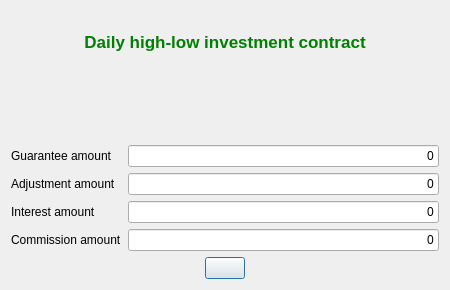
<?xml version="1.0" encoding="UTF-8"?>
<ui version="4.0">
 <class>frmHlContractAdd</class>
 <widget class="QDialog" name="frmHlContractAdd">
  <property name="windowModality">
   <enum>Qt::WindowModal</enum>
  </property>
  <property name="geometry">
   <rect>
    <x>0</x>
    <y>0</y>
    <width>450</width>
    <height>290</height>
   </rect>
  </property>
  <property name="windowTitle">
   <string>Daily high-low investment contract</string>
  </property>
  <property name="windowIcon">
   <iconset resource="../images/xulpymoney.qrc">
    <normaloff>:/xulpymoney/dividends.png</normaloff>:/xulpymoney/dividends.png</iconset>
  </property>
  <property name="modal">
   <bool>true</bool>
  </property>
  <layout class="QHBoxLayout" name="horizontalLayout_3">
   <item>
    <layout class="QVBoxLayout" name="verticalLayout">
     <item>
      <widget class="QLabel" name="lblTitulo">
       <property name="font">
        <font>
         <pointsize>13</pointsize>
         <weight>75</weight>
         <bold>true</bold>
        </font>
       </property>
       <property name="styleSheet">
        <string notr="true">color: rgb(0, 128, 0);</string>
       </property>
       <property name="text">
        <string>Daily high-low investment contract</string>
       </property>
       <property name="alignment">
        <set>Qt::AlignCenter</set>
       </property>
      </widget>
     </item>
     <item>
      <layout class="QHBoxLayout" name="horizontalLayout">
       <item>
        <spacer name="horizontalSpacer_2">
         <property name="orientation">
          <enum>Qt::Horizontal</enum>
         </property>
         <property name="sizeHint" stdset="0">
          <size>
           <width>40</width>
           <height>20</height>
          </size>
         </property>
        </spacer>
       </item>
       <item>
        <widget class="wdgDatetime" name="wdgDT" native="true"/>
       </item>
       <item>
        <spacer name="horizontalSpacer">
         <property name="orientation">
          <enum>Qt::Horizontal</enum>
         </property>
         <property name="sizeHint" stdset="0">
          <size>
           <width>40</width>
           <height>20</height>
          </size>
         </property>
        </spacer>
       </item>
      </layout>
     </item>
     <item>
      <layout class="QFormLayout" name="formLayout">
       <item row="0" column="0">
        <widget class="QLabel" name="label">
         <property name="text">
          <string>Guarantee amount</string>
         </property>
        </widget>
       </item>
       <item row="0" column="1">
        <widget class="myQLineEdit" name="txtGuarantee">
         <property name="sizePolicy">
          <sizepolicy hsizetype="Expanding" vsizetype="Fixed">
           <horstretch>0</horstretch>
           <verstretch>0</verstretch>
          </sizepolicy>
         </property>
         <property name="text">
          <string>0</string>
         </property>
         <property name="alignment">
          <set>Qt::AlignRight|Qt::AlignTrailing|Qt::AlignVCenter</set>
         </property>
        </widget>
       </item>
       <item row="1" column="0">
        <widget class="QLabel" name="lblLiquido_7">
         <property name="text">
          <string>Adjustment amount</string>
         </property>
        </widget>
       </item>
       <item row="1" column="1">
        <widget class="myQLineEdit" name="txtAdjustment">
         <property name="sizePolicy">
          <sizepolicy hsizetype="Expanding" vsizetype="Fixed">
           <horstretch>0</horstretch>
           <verstretch>0</verstretch>
          </sizepolicy>
         </property>
         <property name="text">
          <string>0</string>
         </property>
         <property name="alignment">
          <set>Qt::AlignRight|Qt::AlignTrailing|Qt::AlignVCenter</set>
         </property>
        </widget>
       </item>
       <item row="2" column="0">
        <widget class="QLabel" name="lblGross">
         <property name="text">
          <string>Interest amount</string>
         </property>
        </widget>
       </item>
       <item row="2" column="1">
        <widget class="myQLineEdit" name="txtInterest">
         <property name="sizePolicy">
          <sizepolicy hsizetype="Expanding" vsizetype="Fixed">
           <horstretch>0</horstretch>
           <verstretch>0</verstretch>
          </sizepolicy>
         </property>
         <property name="text">
          <string>0</string>
         </property>
         <property name="alignment">
          <set>Qt::AlignRight|Qt::AlignTrailing|Qt::AlignVCenter</set>
         </property>
        </widget>
       </item>
       <item row="3" column="0">
        <widget class="QLabel" name="lblLiquido">
         <property name="text">
          <string>Commission amount</string>
         </property>
        </widget>
       </item>
       <item row="3" column="1">
        <widget class="myQLineEdit" name="txtCommission">
         <property name="sizePolicy">
          <sizepolicy hsizetype="Expanding" vsizetype="Fixed">
           <horstretch>0</horstretch>
           <verstretch>0</verstretch>
          </sizepolicy>
         </property>
         <property name="text">
          <string>0</string>
         </property>
         <property name="alignment">
          <set>Qt::AlignRight|Qt::AlignTrailing|Qt::AlignVCenter</set>
         </property>
        </widget>
       </item>
      </layout>
     </item>
     <item>
      <layout class="QHBoxLayout" name="horizontalLayout_2">
       <item>
        <spacer name="horizontalSpacer_3">
         <property name="orientation">
          <enum>Qt::Horizontal</enum>
         </property>
         <property name="sizeHint" stdset="0">
          <size>
           <width>40</width>
           <height>20</height>
          </size>
         </property>
        </spacer>
       </item>
       <item>
        <widget class="QPushButton" name="cmd">
         <property name="icon">
          <iconset resource="../images/xulpymoney.qrc">
           <normaloff>:/xulpymoney/save.png</normaloff>:/xulpymoney/save.png</iconset>
         </property>
        </widget>
       </item>
       <item>
        <spacer name="horizontalSpacer_4">
         <property name="orientation">
          <enum>Qt::Horizontal</enum>
         </property>
         <property name="sizeHint" stdset="0">
          <size>
           <width>40</width>
           <height>20</height>
          </size>
         </property>
        </spacer>
       </item>
      </layout>
     </item>
    </layout>
   </item>
  </layout>
 </widget>
 <customwidgets>
  <customwidget>
   <class>myQLineEdit</class>
   <extends>QLineEdit</extends>
   <header location="global">myqlineedit</header>
  </customwidget>
  <customwidget>
   <class>wdgDatetime</class>
   <extends>QWidget</extends>
   <header location="global">wdgDatetime</header>
   <container>1</container>
  </customwidget>
 </customwidgets>
 <tabstops>
  <tabstop>txtInterest</tabstop>
  <tabstop>txtCommission</tabstop>
  <tabstop>cmd</tabstop>
 </tabstops>
 <resources>
  <include location="../images/xulpymoney.qrc"/>
 </resources>
 <connections/>
</ui>
